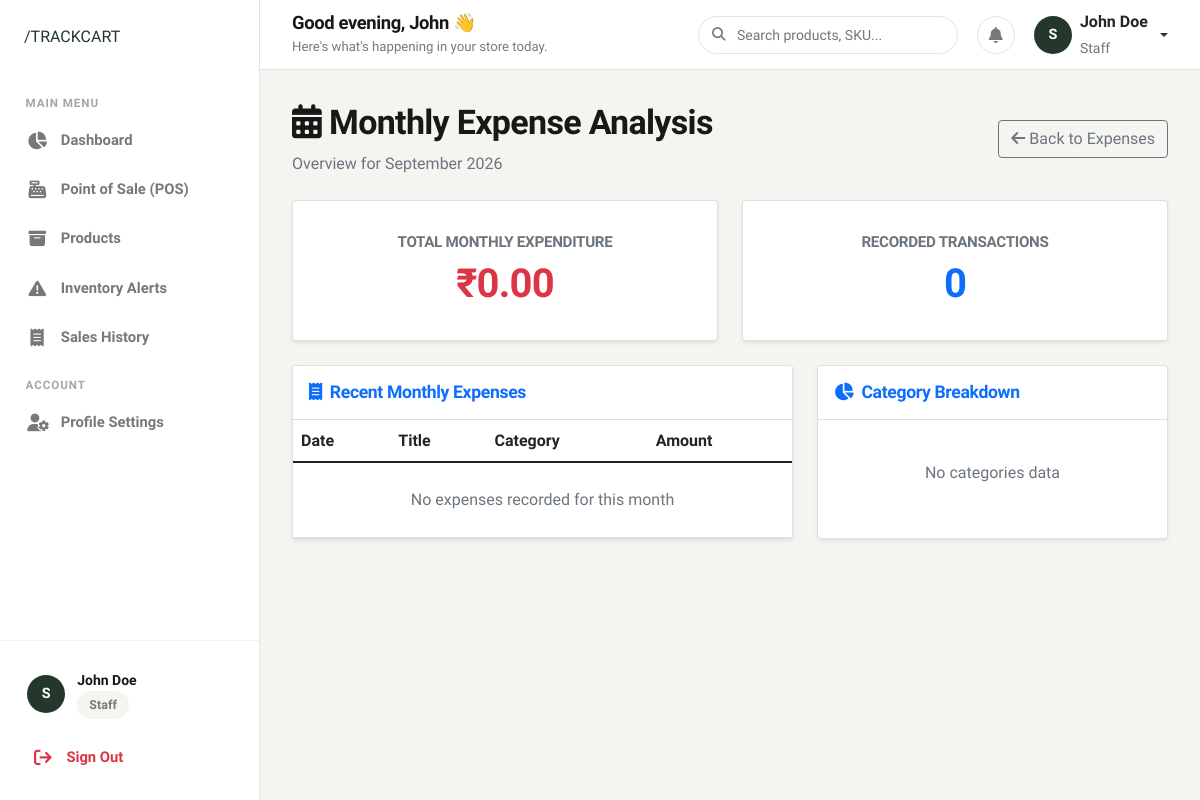
Before: /expenses/monthly/ (signed in) with the older database file.
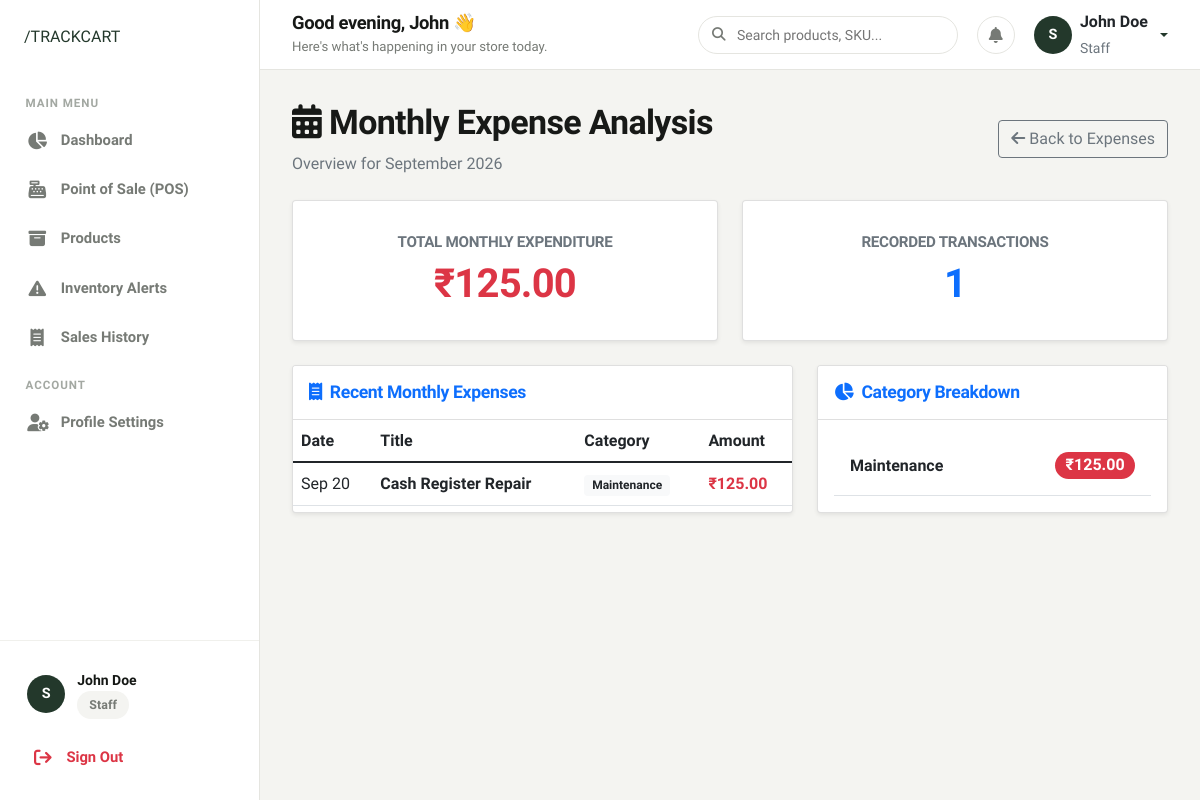
After: the same page with the newer database file.
### expenses/models.py (models this page shows, shortened)
class Expense(models.Model):
    PAYMENT_METHODS = [
        ('cash', 'Cash'),
        ('card', 'Card'),
        ('bank_transfer', 'Bank Transfer'),
        ('cheque', 'Cheque'),
        ('upi', 'UPI'),
    ]
    title = models.CharField(max_length=200)
    category = models.ForeignKey(ExpenseCategory, on_delete=models.PROTECT, related_name='expenses')
    amount = models.DecimalField(max_digits=10, decimal_places=2, validators=[MinValueValidator(Decimal('0.01'))])
    description = models.TextField(blank=True, null=True)
    expense_date = models.DateField()
    payment_method = models.CharField(max_length=20, choices=PAYMENT_METHODS, default='cash')
    vendor_name = models.CharField(max_length=200, blank=True, null=True)
    receipt_number = models.CharField(max_length=100, blank=True, null=True)
    is_recurring = models.BooleanField(default=False)
    recurring_period = models.CharField(max_length=20, blank=True, null=True, help_text="e.g., monthly, weekly")
    created_by = models.ForeignKey(User, on_delete=models.PROTECT)
    created_at = models.DateTimeField(auto_now_add=True)
    updated_at = models.DateTimeField(auto_now=True)
    class Meta:
        ordering = ['-expense_date', '-created_at']

class ExpenseCategory(models.Model):
    name = models.CharField(max_length=100, unique=True)
    description = models.TextField(blank=True, null=True)
    created_at = models.DateTimeField(auto_now_add=True)
    updated_at = models.DateTimeField(auto_now=True)
    class Meta:
        verbose_name_plural = "Expense Categories"
        ordering = ['name']

### expenses/views.py (the view)
# urls.py: path('monthly/', views.monthly_expenses, name='monthly_expenses'),
@login_required
def monthly_expenses(request):
    today = timezone.now().date()
    current_month_start = today.replace(day=1)
    monthly_expenses = Expense.objects.filter(
        expense_date__gte=current_month_start,
        expense_date__lte=today
    )
    total_monthly = monthly_expenses.aggregate(total=Sum('amount'))['total'] or 0
    category_breakdown = monthly_expenses.values('category__name').annotate(
        total=Sum('amount')
    ).order_by('-total')
    daily_expenses = []
    current_date = current_month_start
    while current_date <= today:
        day_total = monthly_expenses.filter(
            expense_date=current_date
        ).aggregate(total=Sum('amount'))['total'] or 0
        daily_expenses.append({
            'date': current_date.strftime('%Y-%m-%d'),
            'total': float(day_total)
        })
        current_date += timedelta(days=1)
    context = {
        'monthly_expenses': monthly_expenses[:20],
        'total_monthly': total_monthly,
        'category_breakdown': category_breakdown,
        'daily_expenses': daily_expenses,
        'current_month': current_month_start.strftime('%B %Y'),
    }
    return render(request, 'expenses/monthly_expenses.html', context)

### authentication/models.py (called while the page is built)
    @property
    def is_admin(self):
        return self.role == 'admin'

### templates/expenses/monthly_expenses.html (shortened to what this page needs)
{% extends 'base.html' %}
{% block content %}
<div class="d-flex justify-content-between align-items-center mb-4">
    <div>
        <h2><i class="fas fa-calendar-alt me-2"></i>Monthly Expense Analysis</h2>
        <p class="text-muted mb-0">Overview for {{ current_month }}</p>
    </div>
    <a href="{% url 'expenses:expense_list' %}" class="btn btn-outline-secondary">
        <i class="fas fa-arrow-left me-1"></i>Back to Expenses
    </a>
</div>
<div class="row g-4 mb-4">
    <div class="col-md-6">
        <div class="card shadow-sm text-center py-3">
            <div class="card-body">
                <h6 class="text-muted text-uppercase fw-bold mb-2">Total Monthly Expenditure</h6>
                <h2 class="display-6 fw-bold text-danger mb-0">₹{{ total_monthly|floatformat:2 }}</h2>
            </div>
        </div>
    </div>
    <div class="col-md-6">
        <div class="card shadow-sm text-center py-3">
            <div class="card-body">
                <h6 class="text-muted text-uppercase fw-bold mb-2">Recorded Transactions</h6>
                <h2 class="display-6 fw-bold text-primary mb-0">{{ monthly_expenses|length }}</h2>
            </div>
        </div>
    </div>
</div>
<div class="row g-4">
    <div class="col-md-7">
        <div class="card shadow-sm h-100">
            <div class="card-header bg-white py-3">
                <h5 class="card-title mb-0 text-primary"><i class="fas fa-receipt me-2"></i>Recent Monthly Expenses</h5>
            </div>
            <div class="card-body p-0">
                <div class="table-responsive">
                    <table class="table table-hover mb-0">
                        <thead>
                            <tr>
                                <th>Date</th>
                                <th>Title</th>
                                <th>Category</th>
                                <th>Amount</th>
                            </tr>
                        </thead>
                        <tbody>
                            {% for exp in monthly_expenses %}
                            <tr>
                                <td>{{ exp.expense_date|date:"M d" }}</td>
                                <td><strong>{{ exp.title }}</strong></td>
                                <td><span class="badge bg-light text-dark">{{ exp.category.name }}</span></td>
                                <td class="fw-bold text-danger">₹{{ exp.amount|floatformat:2 }}</td>
                            </tr>
                            {% empty %}
                            <tr>
                                <td colspan="4" class="text-center text-muted py-4">No expenses recorded for this month</td>
                            </tr>
                            {% endfor %}
                        </tbody>
                    </table>
                </div>
            </div>
        </div>
    </div>
    <div class="col-md-5">
        <div class="card shadow-sm h-100">
            <div class="card-header bg-white py-3">
                <h5 class="card-title mb-0 text-primary"><i class="fas fa-chart-pie me-2"></i>Category Breakdown</h5>
            </div>
            <div class="card-body">
                <ul class="list-group list-group-flush">
                    {% for cat in category_breakdown %}
                    <li class="list-group-item d-flex justify-content-between align-items-center py-3 border-0 border-bottom">
                        <div>
                            <span class="fw-bold">{{ cat.category__name }}</span>
                        </div>
                        <span class="badge bg-danger rounded-pill fs-6">₹{{ cat.total|floatformat:2 }}</span>
                    </li>
                    {% empty %}
                    <li class="list-group-item text-center text-muted py-4">No categories data</li>
                    {% endfor %}
                </ul>
            </div>
        </div>
    </div>
</div>
{% endblock %}

Changed rows visible on the page:
added Expense: expense_date "Sep 20", title "Cash Register Repair", category.name "Maintenance", amount "125.00"
now on this page (row unchanged): ExpenseCategory: category__name "Maintenance", total "125.00"
Other visible differences:
{{ total_monthly|floatformat:2 }}: "0.00" → "125.00"
{{ monthly_expenses|length }}: "0" → "1"
text no longer shown: "No expenses recorded for this month No categories data"
